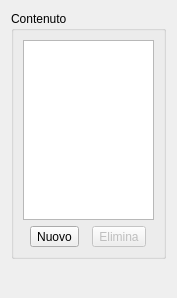
<?xml version="1.0" encoding="UTF-8"?>
<ui version="4.0">
 <class>DettagliArticoloMenu</class>
 <widget class="QWidget" name="DettagliArticoloMenu">
  <property name="geometry">
   <rect>
    <x>0</x>
    <y>0</y>
    <width>177</width>
    <height>298</height>
   </rect>
  </property>
  <property name="windowTitle">
   <string>Form</string>
  </property>
  <layout class="QVBoxLayout" name="verticalLayout_3">
   <item>
    <layout class="QVBoxLayout" name="verticalLayout_2">
     <item>
      <widget class="QGroupBox" name="groupBox">
       <property name="title">
        <string>Contenuto</string>
       </property>
       <layout class="QVBoxLayout" name="verticalLayout">
        <item>
         <widget class="QTableView" name="articoliList">
          <property name="enabled">
           <bool>true</bool>
          </property>
          <property name="selectionBehavior">
           <enum>QAbstractItemView::SelectRows</enum>
          </property>
          <attribute name="horizontalHeaderVisible">
           <bool>false</bool>
          </attribute>
          <attribute name="horizontalHeaderDefaultSectionSize">
           <number>100</number>
          </attribute>
          <attribute name="horizontalHeaderStretchLastSection">
           <bool>false</bool>
          </attribute>
          <attribute name="verticalHeaderVisible">
           <bool>false</bool>
          </attribute>
         </widget>
        </item>
        <item>
         <layout class="QHBoxLayout" name="horizontalLayout_4">
          <item>
           <widget class="QToolButton" name="toolButton_3">
            <property name="text">
             <string>Nuovo</string>
            </property>
           </widget>
          </item>
          <item>
           <widget class="QToolButton" name="toolButton_2">
            <property name="enabled">
             <bool>false</bool>
            </property>
            <property name="text">
             <string>Elimina</string>
            </property>
           </widget>
          </item>
         </layout>
        </item>
       </layout>
      </widget>
     </item>
    </layout>
   </item>
   <item>
    <spacer name="verticalSpacer">
     <property name="orientation">
      <enum>Qt::Vertical</enum>
     </property>
     <property name="sizeHint" stdset="0">
      <size>
       <width>20</width>
       <height>40</height>
      </size>
     </property>
    </spacer>
   </item>
  </layout>
 </widget>
 <resources/>
 <connections/>
</ui>
